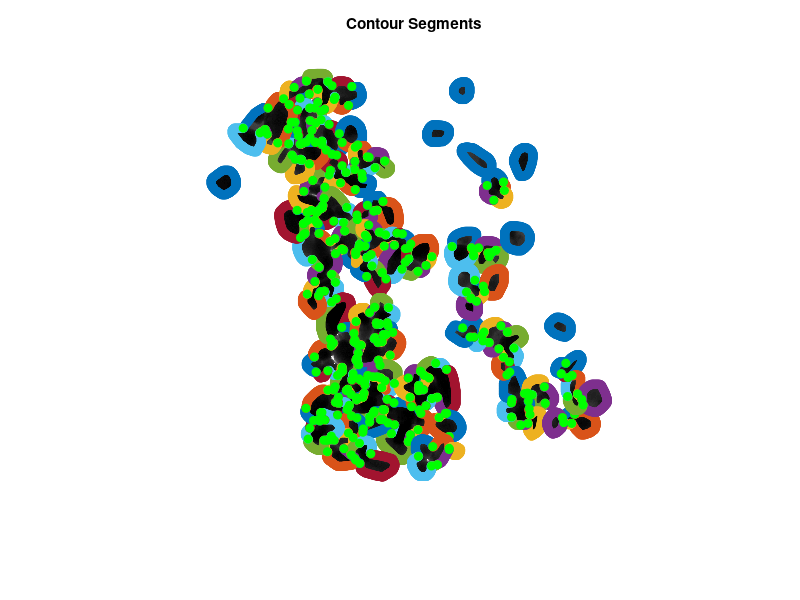
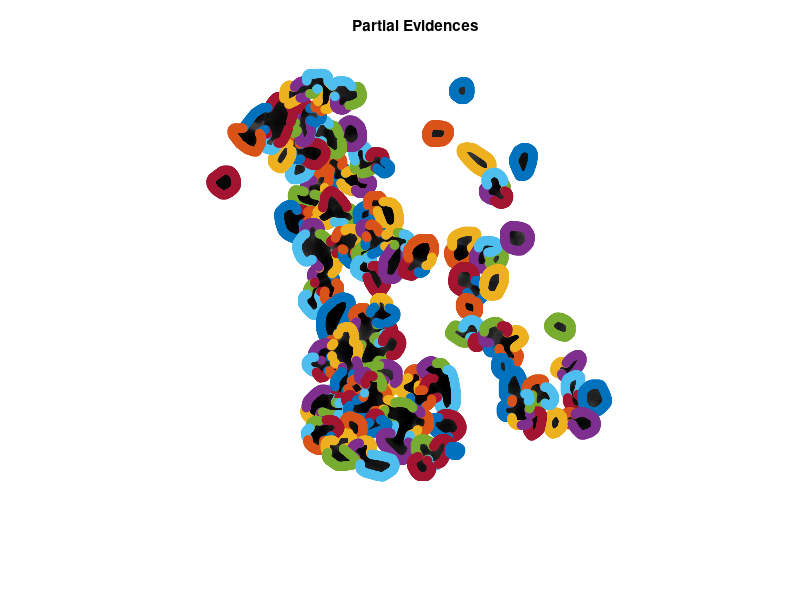

These charts were generated, in order, by the following MATLAB code:
% each data sample contains the following information:
% gtparam : contains groundtruth boundaries, partial boundaries,.. and object centeroid
% imggry : original grayscale image
% imgbw : original binay image
% xc, yc : concave points coordiantes
% segmentscc : contour segments for each connectec component in the...
% image first row is the coordinates of contour segments, second is the
% id and third row is the seedpoints

clc; clear; close all;
load sample11
col_seg = lines(500); 
n_fig = 1;

% to plot the contour segments  (this is the data)
figure(n_fig)
n_fig = n_fig + 1;
imshow(imggry); hold on 
for i=1:size(segmentscc,2) 
    for j=1:size(segmentscc{i},2)
        plot(segmentscc{i}{1,j}(:,2),segmentscc{i}{1,j}(:,1),'o','color',col_seg(j,:,:),'markerfacecolor',col_seg(j,:,:));hold on
    end
     plot(xc{i},yc{i},'o','color','g','markerfacecolor','g');hold on
    
end
title ('Contour Segments')

% to plot the partial boundaries (this is our end goal) 
figure (n_fig),imshow(imggry); hold on
n_fig = n_fig + 1;
for i=1:length(gtparam)
    [y,x] = ind2sub(size(imgbw),gtparam(i).boundary);
     plot(x,y,'o','color',col_seg(i,:,:),'markerfacecolor',col_seg(i,:,:));hold on
end

title (' Partial Evidences')
